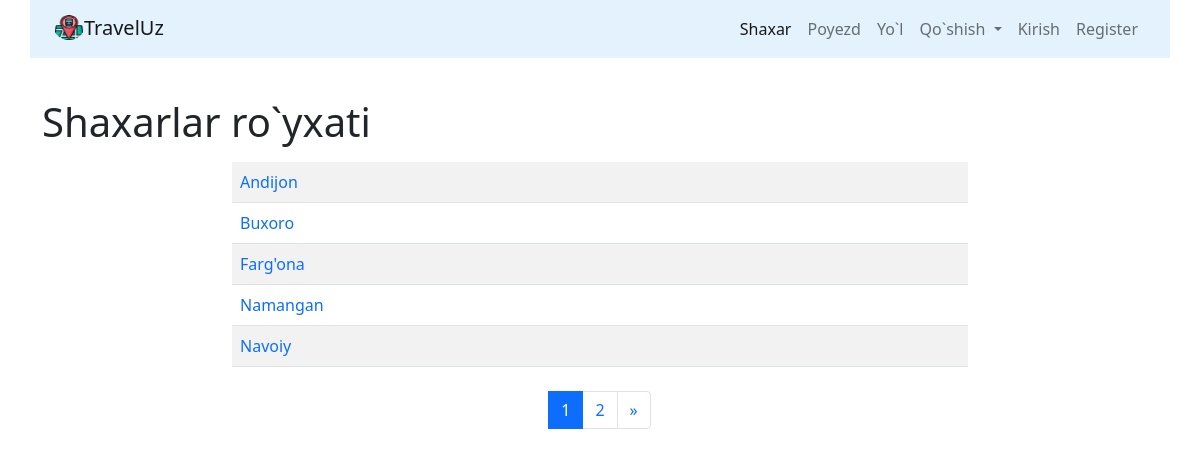
Before: /cities/ with the older database file.
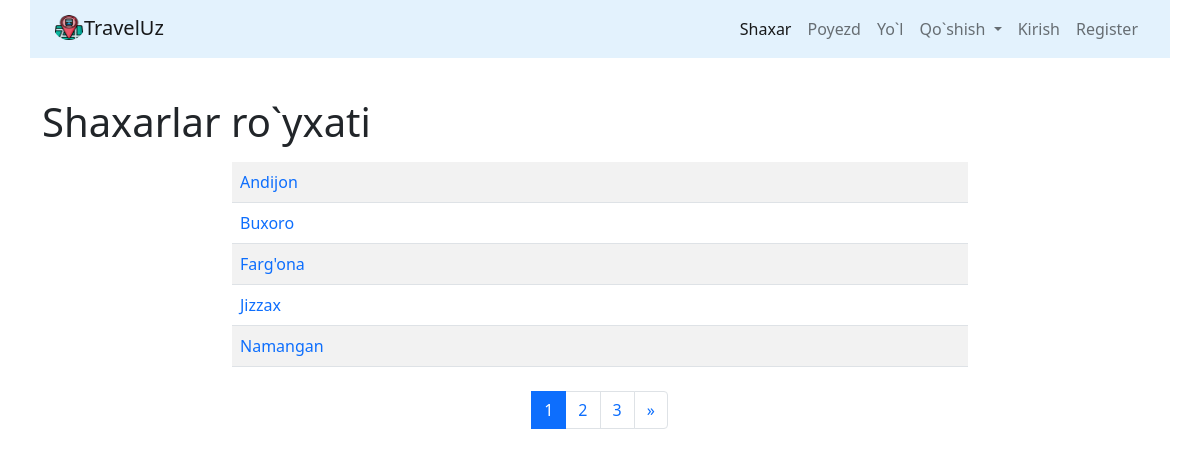
After: the same page with the newer database file.
### cities/models.py (models this page shows, shortened)
class City(models.Model):
    name=models.CharField(max_length=200,unique=True,verbose_name='Shaxar')
    about_city=RichTextUploadingField(blank=True,null=True)
    class Meta:
        verbose_name= "Shaxar"
        verbose_name_plural= "Shaxarlar ombori"
        ordering=["name"]

### cities/views.py (the view)
# urls.py: path('',CityListView.as_view(),name='home'),
class CityListView(ListView):
    model=City
    template_name='cities/home.html'
    paginate_by=5
    def get_context_data(self, **kwargs):
        context = super(CityListView, self).get_context_data(**kwargs)
        context['form']=CityForm
        return context

### cities/templates/cities/home.html (shortened to what this page needs)
{% extends 'base.html' %}
{% block content %}
<h1>Shaxarlar ro`yxati</h1>
<div class="row">
    <div class="col-md-8 mx-auto my-2">
        <table class="table table-striped">
        {% for city in page_obj %}
             <tr>
                <td><a style="text-decoration:none" href="{% url 'cities:detail' pk=city.id %}">{{city.name}}</a></td>
             </tr>
        {% endfor %}
        </table>
    </div>
</div>
<nav aria-label="Page navigation example">
  <ul class="pagination justify-content-center">
      {% for page in page_obj.paginator.page_range %}
            <li class="page-item {% if page == page_obj.number %}active{% endif %}">
                <a class="page-link" href="?page={{page}}">{{page}}</a>
            </li>
      {% endfor %}
    <li class="page-item">
         {% if page_obj.has_next %}
            <a class="page-link" href="?page={{ page_obj.next_page_number }}" aria-label="Next">
                <span aria-hidden="true">&raquo;</span>
            </a>
        {% endif %}
    </li>
  </ul>
</nav>
{% endblock %}

Changed rows visible on the page:
no longer on this page (row unchanged): City: name "Navoiy"
added City: name "Jizzax"
Other visible differences:
new list line: "3"
